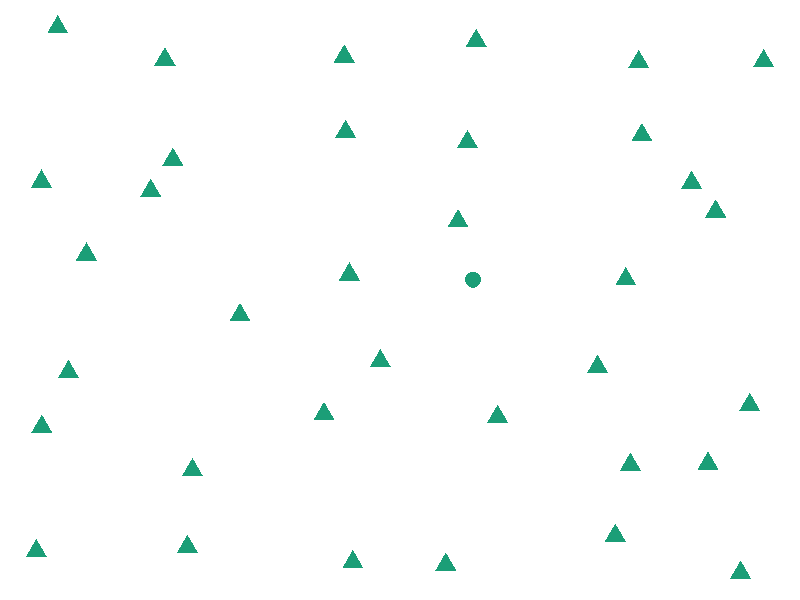
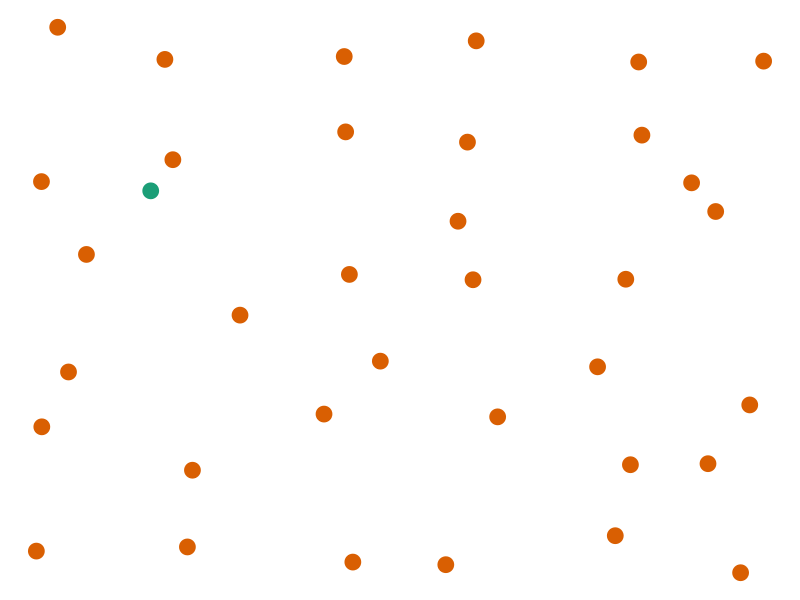
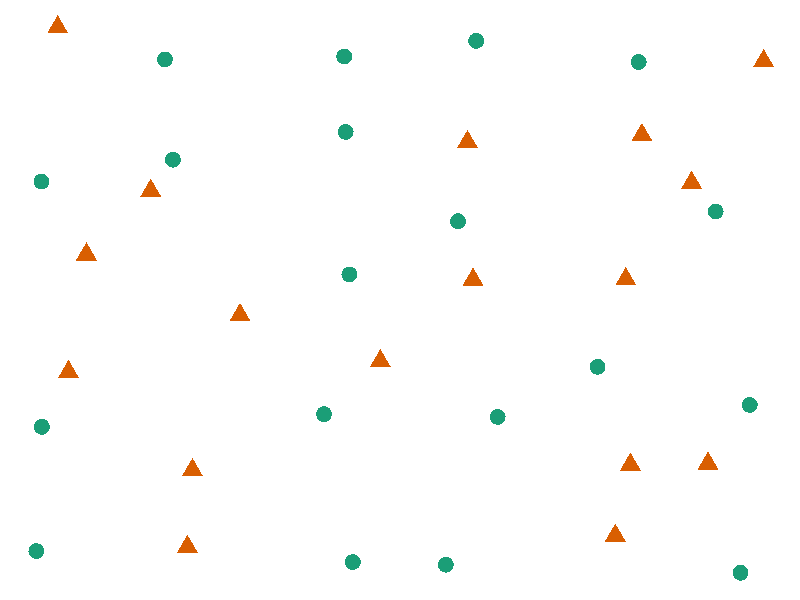
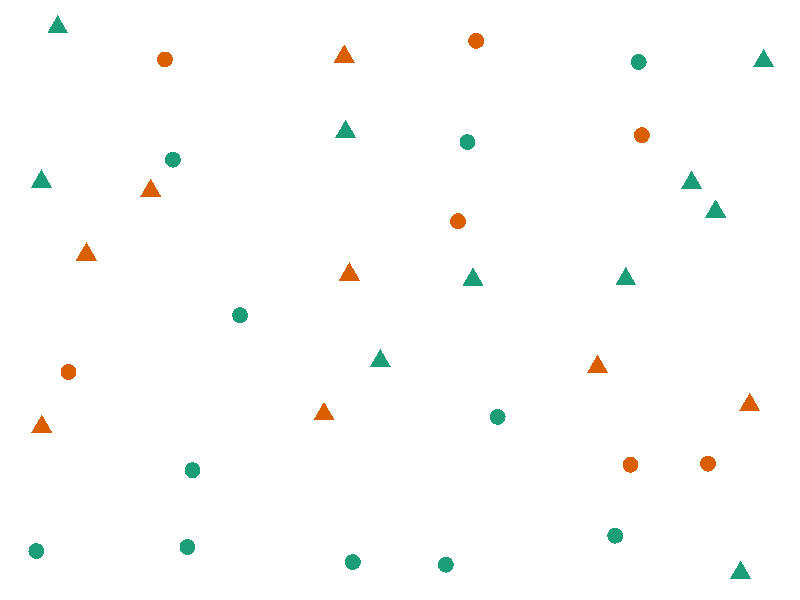
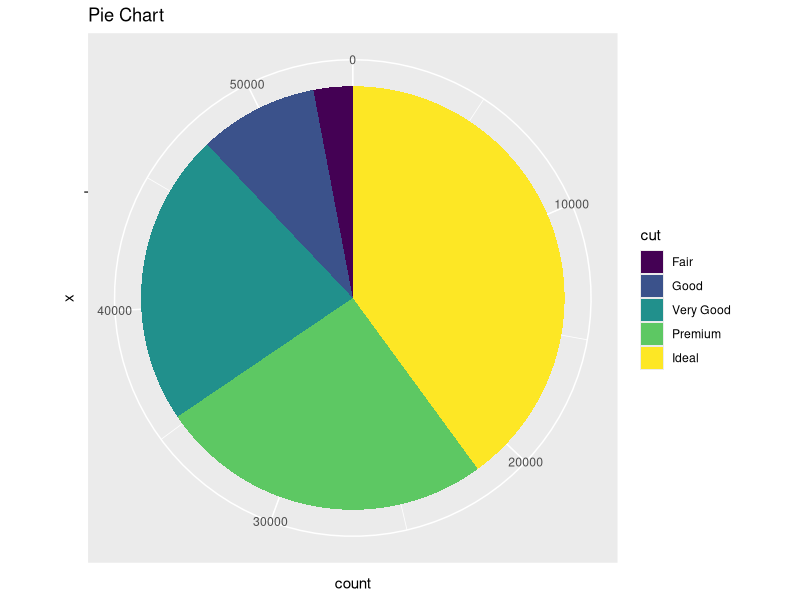
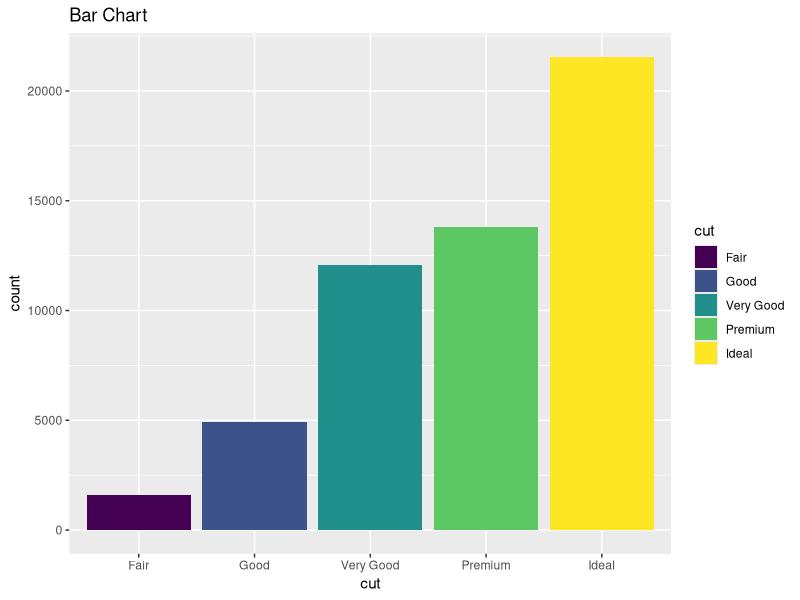
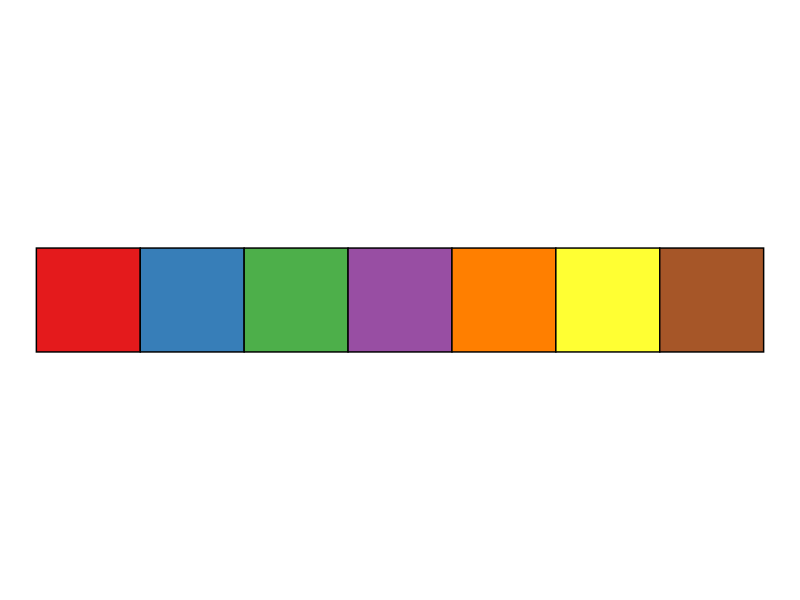
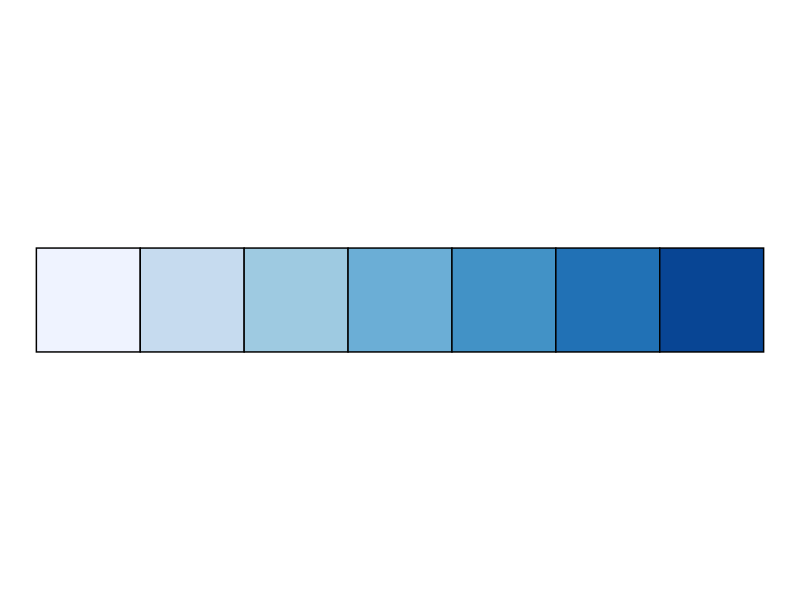

Here is the R script that generated these plots, in order:
library(tidyverse)
library(RColorBrewer)

# Slide 8 ----------------------------------------------------------------------

data <- data.frame(expand.grid(x = 1:6, y = 1:6), 
                   color = factor(sample(c(1, 2), 36, replace = TRUE)))

data$x <- data$x + rnorm(36, 0, .25)
data$y <- data$y + rnorm(36, 0, .25)
data$shape <- factor(c(rep(2, 15), 1, rep(2,20)))

ggplot(data, aes(x, y)) + 
  geom_point(aes(shape = shape), size = 5, colour = "#1B9E77") + 
  theme_void() + 
  theme(legend.position = "none")

# Slide 9 ----------------------------------------------------------------------

data$shape <- factor(c(rep(2, 25), 1, rep(2, 10)))

ggplot(data, aes(x, y)) + 
  geom_point(aes(colour = shape), size = 5, shape = I(19)) + 
  theme_void() + theme(legend.position = "none") + 
  scale_colour_brewer(palette="Dark2")

# Slide 10 ---------------------------------------------------------------------

## Dual-Encoded
  
data$shape <- factor(sample(c(1, 2), 36, replace = TRUE))
  
ggplot(data, aes(x, y)) + 
  geom_point(aes(colour = shape, shape = shape), size = 5) + 
  theme_void() + 
  theme(legend.position = "none") + 
  scale_colour_brewer(palette="Dark2")

## Separate Variables
  
data$shape <- factor(sample(c(1, 2), 36, replace = TRUE))
  
ggplot(data, aes(x, y)) + 
  geom_point(aes(colour = shape, shape = color), size = 5) + 
  theme_void() + 
  theme(legend.position = "none") + 
  scale_colour_brewer(palette="Dark2")

# Slide 11 ---------------------------------------------------------------------

diamonds_summary <- diamonds %>%
  group_by(cut) %>%
  summarise(Percent = n()/nrow(.) * 100)

ggplot(diamonds, aes(x = "", fill = cut)) + 
  geom_bar() +
  coord_polar(theta = "y") + 
  ggtitle("Pie Chart")

diamonds %>% 
  ggplot() + 
  geom_bar(aes(x=cut,fill = cut)) + 
  ggtitle("Bar Chart")

# Slide 14 ---------------------------------------------------------------------

## Qualitative schemes: no more than 7 colors

data <- data.frame(x = 1:7, 
                   blues = brewer.pal(7, "Blues"), 
                   set1 = brewer.pal(7, "Set1"), 
                   diverge = brewer.pal(7,"RdBu"))

qplot(xmin = x-.5, xmax = x+.5, ymin = 0, ymax = 1, data = data, geom = "rect", color = I("black"), fill = set1) + 
  scale_fill_identity() + 
  ylab("") + 
  xlab("") + 
  theme(axis.text = element_blank(), 
        axis.ticks = element_blank(), 
        rect = element_blank()) + 
  coord_fixed(ratio = 1) + 
  theme_void()

## Quantitative schemes: use color gradient with only one hue for positive values

qplot(xmin = x-.5, xmax = x+.5, ymin = 0, ymax = 1, data = data, geom = "rect", color = I("black"), fill = blues) + 
  scale_fill_identity() + 
  ylab("") + 
  xlab("") + 
  theme(axis.text = element_blank(), 
        axis.ticks = element_blank(), 
        rect = element_blank()) + 
  coord_fixed(ratio = 1) + 
  theme_void()

## Quantitative schemes: use color gradient with two hues for positive and negative values. 

qplot(xmin = x-.5, xmax = x+.5, ymin = 0, ymax = 1, data = data, geom = "rect", color = I("black"), fill = diverge) + 
  scale_fill_identity() + 
  ylab("") + 
  xlab("") + 
  theme(axis.text = element_blank(), 
        axis.ticks = element_blank(), 
        rect = element_blank()) + 
  coord_fixed(ratio = 1) + 
  theme_void()

# Slide 16 ---------------------------------------------------------------------

data(HairEyeColor)
HairEyeColor[,,1] #Male
HairEyeColor[,,2] #Female

newdata_male = as.data.frame(HairEyeColor[,,1]) 
newdata_female = as.data.frame(HairEyeColor[,,2]) 
newdata = rbind(newdata_male, newdata_female)
newdata = newdata %>% 
  mutate(Gender = rep(c("Male", "Female"), each  = 16))

hairData = newdata %>% 
  group_by(Hair) %>%
  summarise(Freq = sum(Freq))

hairData

# Slide 17 ---------------------------------------------------------------------

hairData %>% 
  ggplot(aes(x=Hair, y=Freq)) + 
  geom_col(aes(color = Hair))

hairData %>% 
  ggplot(aes(x=Hair, y=Freq)) +  
  geom_col(aes(fill = Hair))

# Slide 18 ---------------------------------------------------------------------

ggplot(hairData, aes(x = Hair, y = Freq)) + 
  geom_col(aes(fill = Hair)) +
  scale_fill_manual(breaks = c("Black", "Brown", "Red", "Blond"), #<<
                    values=c("black", "brown", "red", "yellow")) #<<

# Slide 19 ---------------------------------------------------------------------

cbPalette <- c("#000000","#E69F00","#56B4E9","#009E73","#F0E442")

ggplot(hairData, aes(x = Hair, y = Freq)) + 
  geom_col(aes(fill = Hair)) +
  scale_fill_manual(values=cbPalette)

# Slide 28 ---------------------------------------------------------------------

x = -5:10
y = x^2
xy = data.frame(x,y)
ggplot(xy, aes(x = x, y=y)) +
  geom_point() +
  xlab("X") + ylab(expression(X^2))#<<

# Slide 29 ---------------------------------------------------------------------

ggplot(iris, aes(x=Sepal.Length, y=Petal.Length, group=Species)) + 
  geom_point(aes(color = Species, shape = Species)) + 
  xlab("Sepal Length") + 
  ylab("Patal Length") +
  ggtitle("Relation between Sepal Length and Petal Length") #<<


